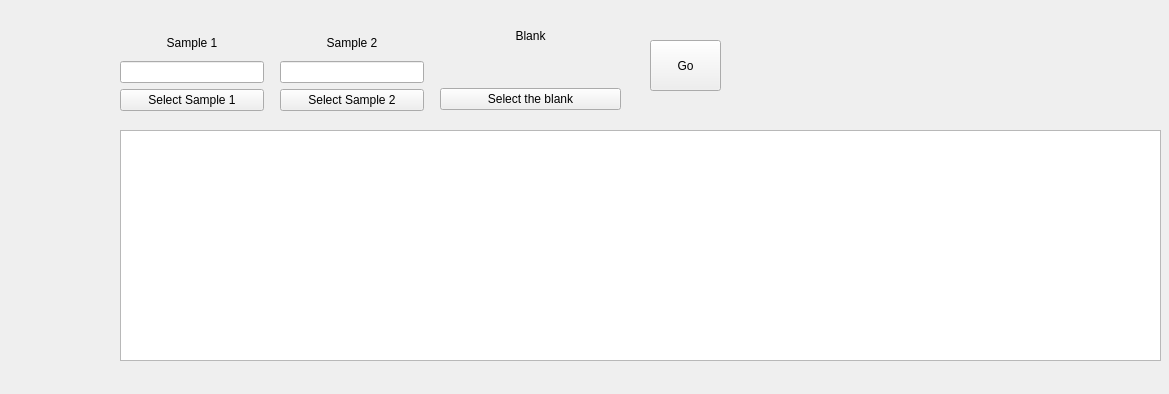
<?xml version="1.0" encoding="UTF-8"?>
<ui version="4.0">
 <class>Form</class>
 <widget class="QWidget" name="Form">
  <property name="geometry">
   <rect>
    <x>0</x>
    <y>0</y>
    <width>1169</width>
    <height>394</height>
   </rect>
  </property>
  <property name="windowTitle">
   <string>Form</string>
  </property>
  <widget class="QTableView" name="uiWellTableView">
   <property name="geometry">
    <rect>
     <x>120</x>
     <y>130</y>
     <width>1041</width>
     <height>231</height>
    </rect>
   </property>
   <property name="font">
    <font>
     <pointsize>14</pointsize>
     <weight>50</weight>
     <bold>false</bold>
    </font>
   </property>
   <property name="gridStyle">
    <enum>Qt::DotLine</enum>
   </property>
  </widget>
  <widget class="QWidget" name="layoutWidget_4">
   <property name="geometry">
    <rect>
     <x>440</x>
     <y>29</y>
     <width>181</width>
     <height>81</height>
    </rect>
   </property>
   <layout class="QVBoxLayout" name="verticalLayout_4">
    <item>
     <layout class="QHBoxLayout" name="horizontalLayout_4">
      <item>
       <widget class="QLabel" name="label_7">
        <property name="text">
         <string>Blank</string>
        </property>
        <property name="alignment">
         <set>Qt::AlignHCenter|Qt::AlignTop</set>
        </property>
       </widget>
      </item>
     </layout>
    </item>
    <item>
     <widget class="QPushButton" name="pushButton_3">
      <property name="text">
       <string>Select the blank</string>
      </property>
      <property name="checkable">
       <bool>true</bool>
      </property>
     </widget>
    </item>
   </layout>
  </widget>
  <widget class="QLabel" name="uiTimeLabel">
   <property name="geometry">
    <rect>
     <x>30</x>
     <y>30</y>
     <width>81</width>
     <height>81</height>
    </rect>
   </property>
   <property name="text">
    <string/>
   </property>
   <property name="alignment">
    <set>Qt::AlignCenter</set>
   </property>
  </widget>
  <widget class="QPushButton" name="uiGoButton">
   <property name="geometry">
    <rect>
     <x>650</x>
     <y>40</y>
     <width>71</width>
     <height>51</height>
    </rect>
   </property>
   <property name="text">
    <string>Go</string>
   </property>
  </widget>
  <widget class="QWidget" name="layoutWidget">
   <property name="geometry">
    <rect>
     <x>120</x>
     <y>30</y>
     <width>144</width>
     <height>81</height>
    </rect>
   </property>
   <layout class="QVBoxLayout" name="verticalLayout_2">
    <item>
     <widget class="QLabel" name="label_5">
      <property name="text">
       <string>Sample 1</string>
      </property>
      <property name="alignment">
       <set>Qt::AlignCenter</set>
      </property>
     </widget>
    </item>
    <item>
     <widget class="QLineEdit" name="uiComp1Line">
      <property name="toolTip">
       <string>Name of the First Sample</string>
      </property>
     </widget>
    </item>
    <item>
     <widget class="QPushButton" name="pushButton">
      <property name="text">
       <string>Select Sample 1</string>
      </property>
      <property name="checkable">
       <bool>true</bool>
      </property>
     </widget>
    </item>
   </layout>
  </widget>
  <widget class="QWidget" name="layoutWidget">
   <property name="geometry">
    <rect>
     <x>280</x>
     <y>30</y>
     <width>144</width>
     <height>81</height>
    </rect>
   </property>
   <layout class="QVBoxLayout" name="verticalLayout_3">
    <item>
     <widget class="QLabel" name="label_6">
      <property name="text">
       <string>Sample 2</string>
      </property>
      <property name="alignment">
       <set>Qt::AlignCenter</set>
      </property>
     </widget>
    </item>
    <item>
     <widget class="QLineEdit" name="uiComp2Line">
      <property name="toolTip">
       <string>Name of the Second Sample</string>
      </property>
     </widget>
    </item>
    <item>
     <widget class="QPushButton" name="pushButton_2">
      <property name="text">
       <string>Select Sample 2</string>
      </property>
      <property name="checkable">
       <bool>true</bool>
      </property>
     </widget>
    </item>
   </layout>
  </widget>
 </widget>
 <resources/>
 <connections/>
</ui>
